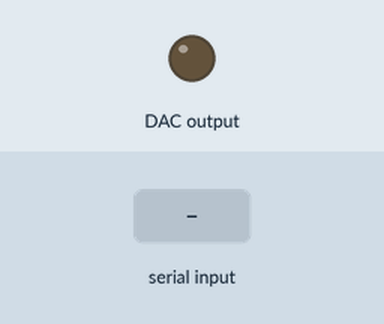
Recording of a program running on a simulated Raspberry Pi (BCM pin numbers). Shown: output pins drawn as LEDs (lit = HIGH). The test bench sets the inputs (shaded band). What the program prints to the terminal is not drawn.

Above: at 1.2 s.
1.3 s: "5" typed at the terminal, then Enter
2.8 s: "90" typed at the terminal, then Enter
At 3.3 s:
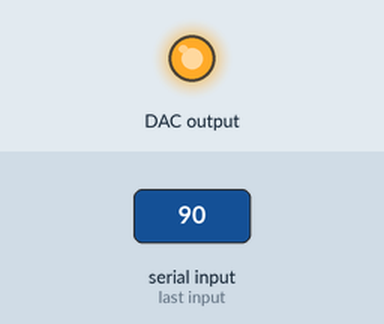
Timing chart, 0 to 5.8 s (numbered marks = the images above; inputs shaded):
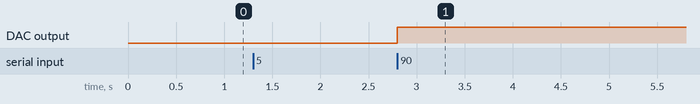

Measured:
- after the input at 1.3 s, every drawn part: stays the same
- after the input at 2.8 s, DAC output: LOW → HIGH at once

The program:

macdema9.py
```python
import smbus
import time

# I2C setup
bus = smbus.SMBus(1)  # Use bus 1 on Raspberry Pi
DAC1_ADDR = 0x60      # Address of first MCP4725
DAC2_ADDR = 0x61      # Address of second MCP4725

# DAC configuration
VREF = 5.0            # Reference voltage of the DAC
STEP = 0.001          # Voltage resolution (1mV)
MAX_CODE = 4095       # Max 12-bit value

# Generate hash map for voltage → 12-bit digital code
dac_map = {}
for i in range(int(VREF / STEP) + 1):
    v = round(i * STEP, 3)
    code = int((v / VREF) * MAX_CODE)
    dac_map[v] = code

# Function to write 12-bit value to MCP4725
def write_dac(i2c_addr, value):
    value = max(0, min(4095, value))  # Clamp to 12-bit range
    msb = (value >> 4) & 0xFF
    lsb = (value << 4) & 0xFF
    bus.write_i2c_block_data(i2c_addr, 0x40, [msb, lsb])

# Example usage
def set_dacs(voltage1, voltage2):
    v1 = round(voltage1, 3)
    v2 = round(voltage2, 3)
    code1 = dac_map.get(v1)
    code2 = dac_map.get(v2)

    if code1 is not None:
        write_dac(DAC1_ADDR, code1)
        bin_str1 = format(code1,'012b')
        print(f"MACD 12-bit binary value to DAC1:{bin_str1}")
    else:
        print(f"Voltage1 {v1}V out of range")

    if code2 is not None:
        write_dac(DAC2_ADDR, code2)
        bin_str2 = format(code2,'012b')
        print(f"EMA9 12-bit binary value to DAC2:{bin_str2}")
    else:
        print(f"Voltage2 {v2}V out of range")

# ---- Run Example ----
try:
    while True:
        vin1 = float(input("Enter value for MACD (0–5): "))
        vin2 = float(input("Enter value for EMA9 (0–5): "))
        set_dacs(vin1, vin2)
        time.sleep(0.5)
except KeyboardInterrupt:
    print("\nStopped.")
```
